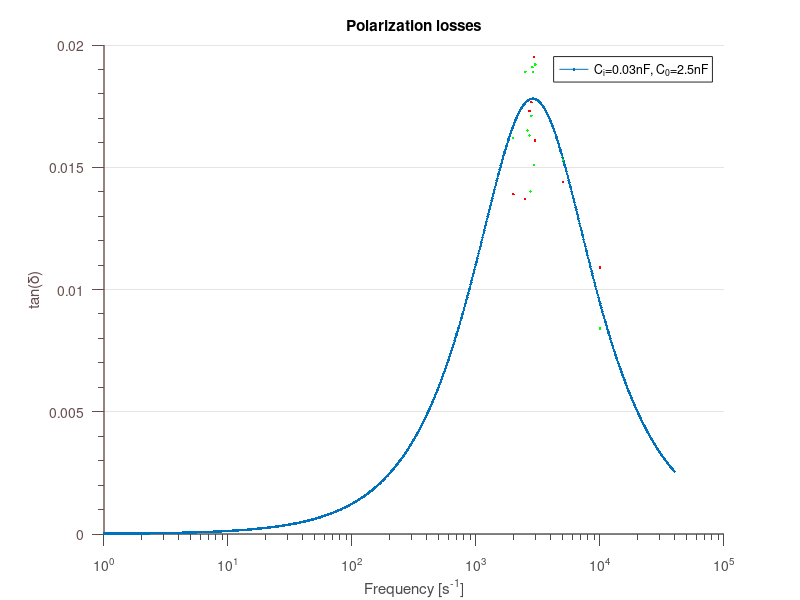

This chart was generated by the following MATLAB code:
%Spectoscropy 20.02.2016


%Werte der Bauteile
Ci=0.12*10^-9;
Ri=470*10^3;
Rinf=1*10^12;
Czero=3.31*10^-9;

w=2*pi*logspace(0,4.6,1000);
tandpol=(w.*Ci*Ri.*Ci/Czero)./((1+Ci/Czero)+w.^2.*(Ci*Ri).^2);


neww_ct_no_int=[2000,2500,2700,2800,2950,3000,5000,10000];
tandpol_ct_no_int=[0.0139,0.0137,0.0173,0.01766,0.0195,0.0161,0.0144,0.0109];

neww_ct_int=[2000,2500,2600,2700,2750,2800,2850,2900,2950,3000,5000,10000];
tandpol_ct_int=1/100*[1.62,1.89,1.65,1.63,1.4,1.71,1.91,1.89,1.51,1.92,1.53,0.84];

figure(1)

semilogx(w/2/pi,tandpol, '.-')
hold on;
semilogx(neww_ct_no_int,tandpol_ct_no_int, '.', 'Color', 'r');
semilogx(neww_ct_int,tandpol_ct_int, '.', 'Color', 'g'); 
i=1;


title('Polarization losses');
xlabel('Frequency [s^{-1}]')
ylabel('tan(δ)')
hlegend= legend('C_i=0.03nF, C_{0}=2.5nF')
%plot(sqrt(1+Ci/Czero)/(Ci*Ri)/2/pi,(0.5*Ci/Czero)/(sqrt(1+Ci/Czero)), 'ro');

hText   = text(10, 0.0275, ...
  sprintf('\\it{Ri = 470 kΩ}'));
hText   = text(10, 0.0325, ...
  sprintf('\\it{R_{∞} =  ∞}'));


set(gca, ...
  'Box'         , 'off'     , ...
  'TickDir'     , 'out'     , ...
  'TickLength'  , [.02 .02] , ...
  'XMinorTick'  , 'on'      , ...
  'YMinorTick'  , 'on'      , ...
  'YGrid'       , 'on'      , ...
  'XColor'      , [.3 .3 .3], ...
  'YColor'      , [.4 .3 .3], ...
  'YTick'       , 0:0.005:8, ...
  'LineWidth'   , 1         );
